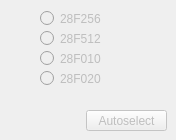
                     <widget class="QWidget" name="F28F_dip32">
                      <property name="autoFillBackground">
                       <bool>false</bool>
                      </property>
                      <attribute name="title">
                       <string>DIP32</string>
                      </attribute>
                      <widget class="QPushButton" name="autoDetectButton4">
                       <property name="enabled">
                        <bool>false</bool>
                       </property>
                       <property name="geometry">
                        <rect>
                         <x>86</x>
                         <y>110</y>
                         <width>81</width>
                         <height>21</height>
                        </rect>
                       </property>
                       <property name="text">
                        <string>Autoselect</string>
                       </property>
                      </widget>
                      <widget class="QRadioButton" name="F28f256Button">
                       <property name="enabled">
                        <bool>false</bool>
                       </property>
                       <property name="geometry">
                        <rect>
                         <x>40</x>
                         <y>10</y>
                         <width>61</width>
                         <height>17</height>
                        </rect>
                       </property>
                       <property name="text">
                        <string>28F256</string>
                       </property>
                      </widget>
                      <widget class="QRadioButton" name="F28f512Button">
                       <property name="enabled">
                        <bool>false</bool>
                       </property>
                       <property name="geometry">
                        <rect>
                         <x>40</x>
                         <y>30</y>
                         <width>61</width>
                         <height>17</height>
                        </rect>
                       </property>
                       <property name="text">
                        <string>28F512</string>
                       </property>
                      </widget>
                      <widget class="QRadioButton" name="F28f010Button">
                       <property name="enabled">
                        <bool>false</bool>
                       </property>
                       <property name="geometry">
                        <rect>
                         <x>40</x>
                         <y>50</y>
                         <width>61</width>
                         <height>17</height>
                        </rect>
                       </property>
                       <property name="text">
                        <string>28F010</string>
                       </property>
                      </widget>
                      <widget class="QRadioButton" name="F28f020Button">
                       <property name="enabled">
                        <bool>false</bool>
                       </property>
                       <property name="geometry">
                        <rect>
                         <x>40</x>
                         <y>70</y>
                         <width>61</width>
                         <height>17</height>
                        </rect>
                       </property>
                       <property name="text">
                        <string>28F020</string>
                       </property>
                      </widget>
                     </widget>
